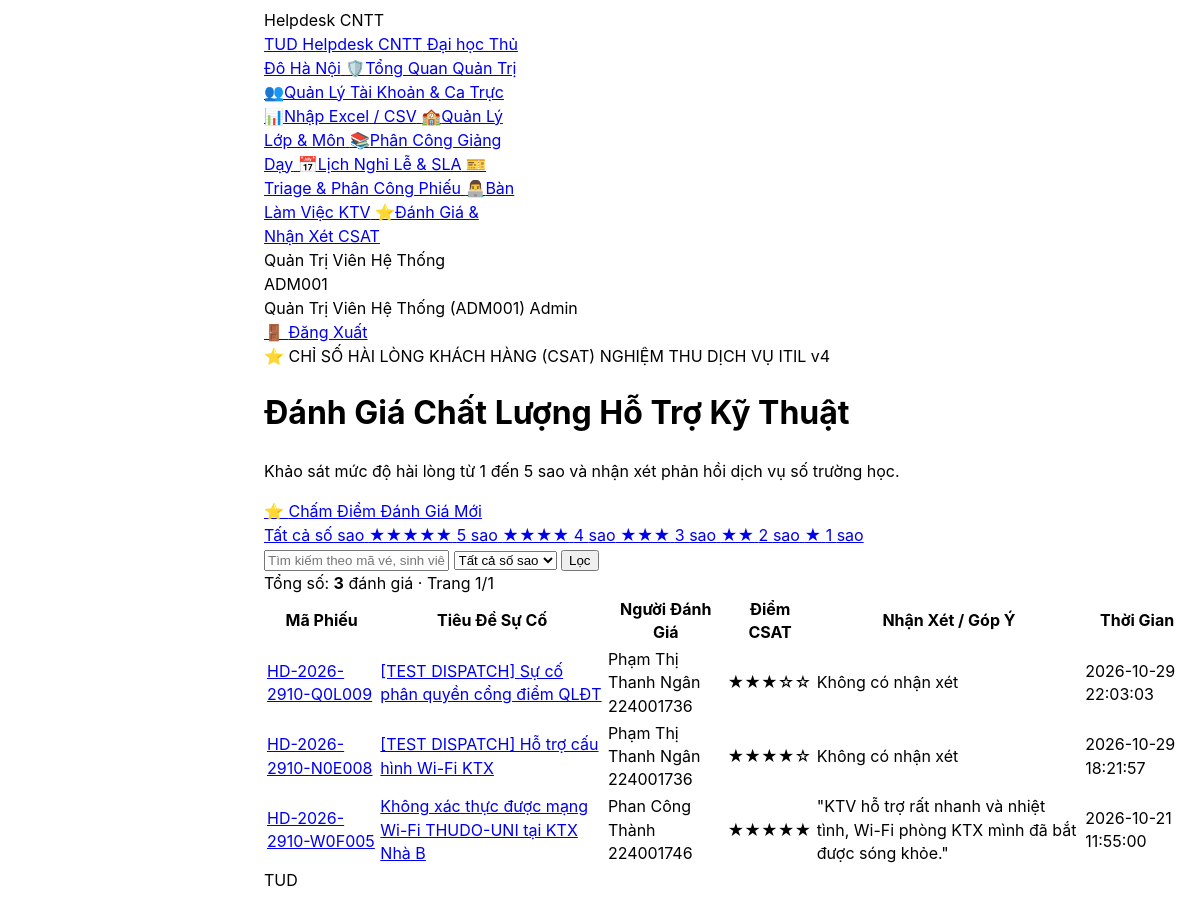
The page /student/ratings.php (signed in, upper part) on the database as committed earlier.
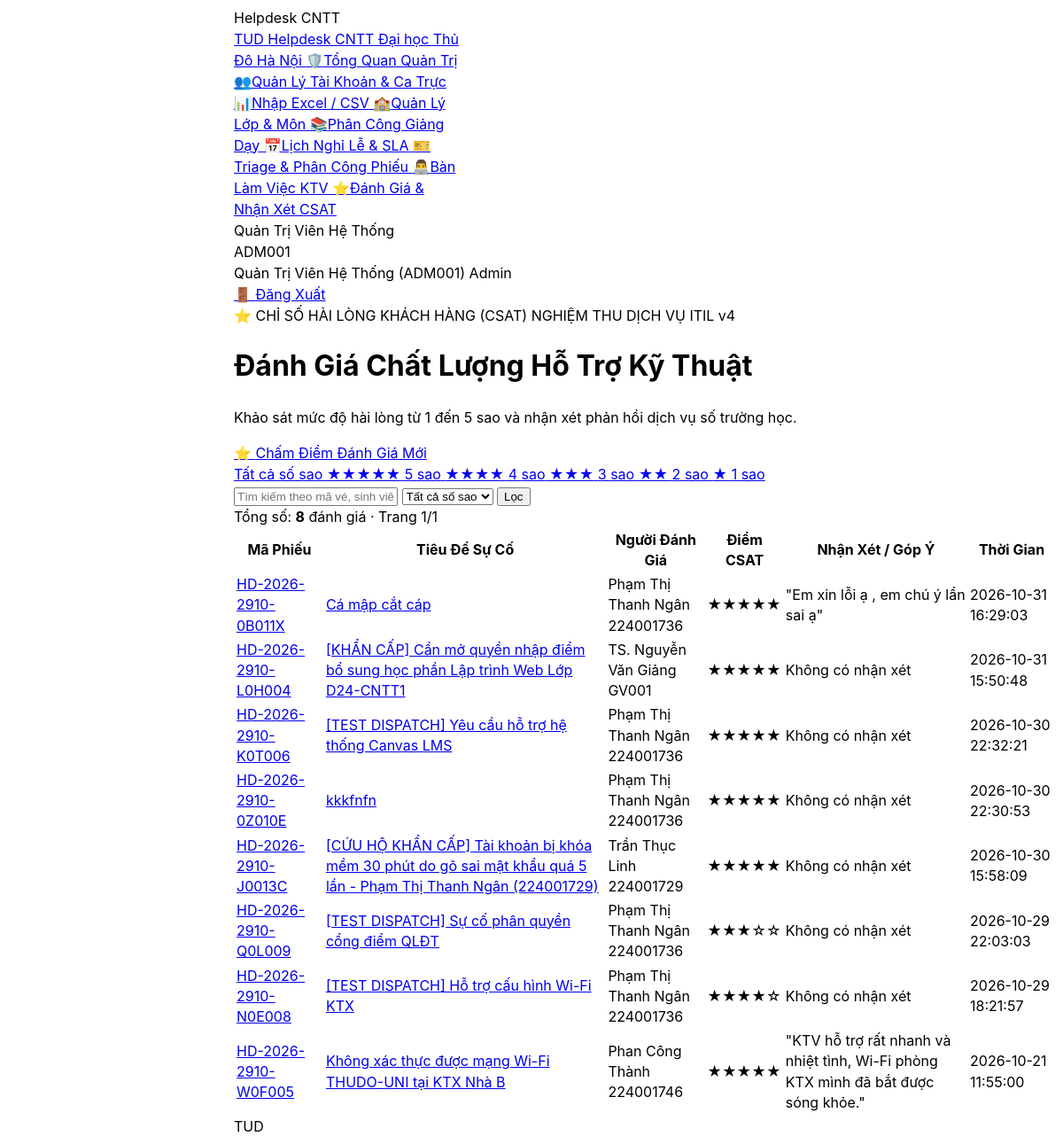
The same page on the database as committed later.
### tables this page shows
CREATE TABLE `ticket_ratings` (
  `id` int(10) unsigned NOT NULL AUTO_INCREMENT,
  `ticket_id` int(10) unsigned NOT NULL,
  `user_id` int(10) unsigned NOT NULL,
  `score` tinyint(3) unsigned NOT NULL,
  `comment` varchar(500) DEFAULT NULL,
  `created_at` datetime NOT NULL DEFAULT current_timestamp(),
  PRIMARY KEY (`id`),
  UNIQUE KEY `uq_ticket_ratings_ticket` (`ticket_id`),
  KEY `fk_ticket_ratings_user` (`user_id`),
  CONSTRAINT `fk_ticket_ratings_ticket` FOREIGN KEY (`ticket_id`) REFERENCES `tickets` (`id`) ON DELETE CASCADE,
  CONSTRAINT `fk_ticket_ratings_user` FOREIGN KEY (`user_id`) REFERENCES `users` (`id`) ON DELETE CASCADE,
  CONSTRAINT `chk_ticket_ratings_score` CHECK (`score` between 1 and 5)
);

CREATE TABLE `tickets` (
  `id` int(10) unsigned NOT NULL AUTO_INCREMENT,
  `requester_id` int(10) unsigned NOT NULL,
  `assigned_to` int(10) unsigned DEFAULT NULL,
  `category_id` int(10) unsigned NOT NULL,
  `priority_id` int(10) unsigned NOT NULL,
  `parent_ticket_id` int(10) unsigned DEFAULT NULL,
  `class_id` int(10) unsigned DEFAULT NULL,
  `course_id` int(10) unsigned DEFAULT NULL,
  `lesson_id` int(10) unsigned DEFAULT NULL,
  `is_guest_ticket` tinyint(1) NOT NULL DEFAULT 0,
  `contact_email` varchar(190) DEFAULT NULL,
  `lookup_pin` varchar(10) DEFAULT NULL,
  `title` varchar(150) NOT NULL,
  `description` text NOT NULL,
  `system_affected` varchar(50) NOT NULL,
  `attachment_path` text DEFAULT NULL,
  `status` enum('new','in_progress','waiting_requester','resolved','closed') NOT NULL DEFAULT 'new',
  `closed_reason` enum('completed','auto_closed','duplicate','cancelled') DEFAULT NULL,
  `created_at` datetime NOT NULL DEFAULT current_timestamp(),
  `sla_started_at` datetime NOT NULL DEFAULT current_timestamp(),
  `triage_due_at` datetime NOT NULL,
  `due_at` datetime NOT NULL,
  `first_response_at` datetime DEFAULT NULL,
  `resolved_at` datetime DEFAULT NULL,
  `closed_at` datetime DEFAULT NULL,
  `reopen_count` tinyint(3) unsigned NOT NULL DEFAULT 0,
  `ticket_code` varchar(30) NOT NULL,
  `is_assigned_transfer` tinyint(1) NOT NULL DEFAULT 0,
  `is_spam` tinyint(1) NOT NULL DEFAULT 0,
  `spam_reason` varchar(255) DEFAULT NULL,
  `it_verified` tinyint(1) DEFAULT 0,
  `it_verified_at` datetime DEFAULT NULL,
  `it_verified_note` text DEFAULT NULL,
  PRIMARY KEY (`id`),
  UNIQUE KEY `ticket_code` (`ticket_code`),
  KEY `fk_tickets_category` (`category_id`),
  KEY `fk_tickets_priority` (`priority_id`),
  KEY `fk_tickets_parent` (`parent_ticket_id`),
  KEY `fk_tickets_course` (`course_id`),
  KEY `idx_admin_queue` (`status`,`triage_due_at`,`due_at`),
  KEY `idx_agent_work` (`assigned_to`,`status`,`due_at`),
  KEY `idx_user_history` (`requester_id`,`created_at`),
  KEY `idx_guest_lookup` (`ticket_code`,`lookup_pin`),
  KEY `idx_ticket_academic` (`class_id`,`course_id`),
  CONSTRAINT `fk_tickets_assigned_to` FOREIGN KEY (`assigned_to`) REFERENCES `users` (`id`) ON DELETE SET NULL,
  CONSTRAINT `fk_tickets_category` FOREIGN KEY (`category_id`) REFERENCES `categories` (`id`),
  CONSTRAINT `fk_tickets_class` FOREIGN KEY (`class_id`) REFERENCES `classes` (`id`) ON DELETE SET NULL,
  CONSTRAINT `fk_tickets_course` FOREIGN KEY (`course_id`) REFERENCES `courses` (`id`) ON DELETE SET NULL,
  CONSTRAINT `fk_tickets_parent` FOREIGN KEY (`parent_ticket_id`) REFERENCES `tickets` (`id`) ON DELETE SET NULL,
  CONSTRAINT `fk_tickets_priority` FOREIGN KEY (`priority_id`) REFERENCES `priorities` (`id`),
  CONSTRAINT `fk_tickets_requester` FOREIGN KEY (`requester_id`) REFERENCES `users` (`id`) ON DELETE CASCADE
);

CREATE TABLE `users` (
  `id` int(10) unsigned NOT NULL AUTO_INCREMENT,
  `user_code` varchar(30) NOT NULL,
  `name` varchar(100) NOT NULL,
  `email` varchar(190) NOT NULL,
  `personal_email` varchar(190) DEFAULT NULL,
  `password_hash` varchar(255) NOT NULL,
  `role` enum('requester','agent','admin') NOT NULL DEFAULT 'requester',
  `user_type` enum('student','lecturer','staff') NOT NULL DEFAULT 'student',
  `department` varchar(100) DEFAULT NULL,
  `phone` varchar(20) DEFAULT NULL,
  `class_id` int(10) unsigned DEFAULT NULL,
  `cohort` varchar(20) DEFAULT 'D24',
  `academic_status` enum('studying','graduated','expelled','suspended') NOT NULL DEFAULT 'studying',
  `specialty_category_id` int(10) unsigned DEFAULT NULL,
  `max_capacity` tinyint(3) unsigned NOT NULL DEFAULT 5,
  `active_tickets_count` tinyint(3) unsigned NOT NULL DEFAULT 0,
  `is_on_duty` tinyint(1) NOT NULL DEFAULT 1,
  `failed_attempts` tinyint(3) unsigned NOT NULL DEFAULT 0,
  `locked_until` datetime DEFAULT NULL,
  `is_active` tinyint(1) NOT NULL DEFAULT 1,
  `lock_reason` enum('none','brute_force','violation','expelled','tuition_debt','graduated') NOT NULL DEFAULT 'none',
  `is_first_login` tinyint(1) NOT NULL DEFAULT 1,
  `created_at` datetime NOT NULL DEFAULT current_timestamp(),
  `updated_at` datetime NOT NULL DEFAULT current_timestamp() ON UPDATE current_timestamp(),
  `avatar_path` varchar(255) DEFAULT NULL,
  PRIMARY KEY (`id`),
  UNIQUE KEY `uq_users_user_code` (`user_code`),
  UNIQUE KEY `uq_users_email` (`email`),
  KEY `fk_users_class` (`class_id`),
  KEY `fk_users_specialty_category` (`specialty_category_id`),
  KEY `idx_agent_dispatch` (`role`,`is_active`,`is_on_duty`,`specialty_category_id`,`active_tickets_count`),
  KEY `idx_user_lookup` (`user_code`,`user_type`,`academic_status`),
  KEY `idx_cohort_filter` (`cohort`,`academic_status`),
  CONSTRAINT `fk_users_class` FOREIGN KEY (`class_id`) REFERENCES `classes` (`id`) ON DELETE SET NULL,
  CONSTRAINT `fk_users_specialty_category` FOREIGN KEY (`specialty_category_id`) REFERENCES `categories` (`id`) ON DELETE SET NULL
);

### app/Controllers/Student/RatingController.php (called while the page is built, shortened)
<?php
require_once __DIR__ . '/../../Models/Rating.php';
class RatingController
{
    public function index(): void
    {
        $keyword   = trim($_GET['q'] ?? '');
        $score       = isset($_GET['score']) && $_GET['score'] !== '' ? (int)$_GET['score'] : null;
        $scoreFilter = $score;
        $userRole = $_SESSION['user']['role'] ?? '';
        $userType = $_SESSION['user']['user_type'] ?? '';
        $isStudent = ($userRole === 'requester' || $userType === 'student');
        $studentId = $isStudent ? (int)$_SESSION['user']['id'] : (isset($_GET['student_id']) && $_GET['student_id'] !== '' ? (int)$_GET['student_id'] : null);
        $page      = max(1, (int)($_GET['page'] ?? 1));
        $total      = Rating::count($keyword, $score, $studentId);
        $totalPages = max(1, (int)ceil($total / self::PER_PAGE));
        $page       = min($page, $totalPages);
        $ratings  = Rating::findAll($keyword, $page, self::PER_PAGE, $score, $studentId);
        require __DIR__ . '/../../../views/student/ratings/index.php';
    }
}

### student/index.php (called while the page is built, shortened)
<?php
require_once __DIR__ . '/../app/Controllers/Student/RatingController.php';
$action = $_GET['action'] ?? ($_POST['action'] ?? 'courses');
match ($action) {
    'courses'                  => (new CourseController())->index(),
    'course_detail'            => (new CourseController())->detail(),
    'course_submit'            => (new CourseController())->submitAssignment(),
    'course_delete_submission' => (new CourseController())->deleteSubmission(),
    'api_lessons'              => (new CourseController())->apiLessons(),
    'ratings', 'index'         => (new RatingController())->index(),
    'rating_create', 'create'  => (new RatingController())->create(),
    'rating_edit', 'edit'      => (new RatingController())->edit(),
    'rating_delete', 'delete'  => (new RatingController())->delete(),
    'tickets'                  => header('Location: ../tickets/index.php') . exit,
    'ticket_create'            => header('Location: ../tickets/create.php') . exit,
    'ticket_show'              => header('Location: ../tickets/show.php?id=' . (int)($_GET['id'] ?? 1)) . exit,
    default                    => (new CourseController())->index(),
};

### student/ratings.php (called while the page is built, shortened)
<?php
require_once __DIR__ . '/index.php';

### config/database.php (called while the page is built, shortened)
<?php
if (!function_exists('db')) {
    function db(): PDO {
        static $pdo = null;
        if ($pdo !== null) {
            return $pdo;
        }
        if (class_exists('App\Core\Database')) {
            $pdo = \App\Core\Database::getConnection();
            return $pdo;
        }
        return $pdo;
    }
}
return [
    'driver'    => 'mysql',
    'host'      => '127.0.0.1',
    'port'      => 3306,
    'database'  => 'helpdesk_thudo',
    'username'  => 'root',
    'password'  => '12345678',
    'charset'   => 'utf8mb4',
    'collation' => 'utf8mb4_unicode_ci',
    'options'   => [
        PDO::ATTR_ERRMODE            => PDO::ERRMODE_EXCEPTION,
        PDO::ATTR_DEFAULT_FETCH_MODE => PDO::FETCH_ASSOC,
        PDO::ATTR_EMULATE_PREPARES   => true,
    ],
];

### app/Models/Rating.php (called while the page is built, shortened)
<?php
require_once __DIR__ . '/../../config/database.php';
class Rating
{
    public static function count(string $keyword = '', ?int $score = null, ?int $studentId = null): int
    {
        $sql = "SELECT COUNT(*) AS total
                FROM ticket_ratings r
                JOIN tickets t ON r.ticket_id = t.id
                JOIN users u ON r.user_id = u.id
                WHERE 1=1";
        $params = [];
        $stmt = db()->prepare($sql);
        $stmt->execute($params);
        return (int) $stmt->fetch()['total'];
    }
    public static function findAll(string $keyword = '', int $page = 1, int $perPage = 8, ?int $score = null, ?int $studentId = null): array
    {
        $offset = max(0, ($page - 1) * $perPage);
        $sql = "SELECT r.id, r.ticket_id, r.user_id, r.score, r.comment, r.created_at,
                       t.ticket_code, t.title AS ticket_title,
                       u.name AS user_name, u.user_code AS user_code, u.email AS user_email
                FROM ticket_ratings r
                JOIN tickets t ON r.ticket_id = t.id
                JOIN users u ON r.user_id = u.id
                WHERE 1=1";
        $params = [];
        $sql .= " ORDER BY r.created_at DESC LIMIT :limit OFFSET :offset";
        $stmt = db()->prepare($sql);
        $stmt->bindValue(':limit', $perPage, PDO::PARAM_INT);
        $stmt->bindValue(':offset', $offset, PDO::PARAM_INT);
        $stmt->execute();
        return $stmt->fetchAll();
    }
}

### views/student/ratings/index.php (the view, shortened to what the changed rows need)
<?php
require_once __DIR__ . '/../../../config/database.php';
?>
<!DOCTYPE html>
<html lang="vi">
<head>
    <script src="https://www.gstatic.com/antigravity/web/dev/tailwindcss.min.js"></script>
</head>
<body class="bg-slate-50 text-slate-800 font-sans antialiased min-h-screen flex flex-col justify-between">
<?php require_once __DIR__ . '/../../../includes/navbar.php'; ?>
<main class="flex-1 max-w-7xl mx-auto w-full px-4 sm:px-6 lg:px-8 py-6 space-y-6">
    <div class="bg-gradient-to-r from-slate-900 via-indigo-950 to-slate-900 text-white rounded-3xl p-6 shadow-md border border-indigo-900/50 flex flex-col md:flex-row md:items-center justify-between gap-4">
        <div>
            <h1 class="text-2xl font-black text-white">
                Đánh Giá Chất Lượng Hỗ Trợ Kỹ Thuật
            </h1>
        </div>
    </div>
    <div class="flex items-center gap-2 flex-wrap">
        <?php for ($s = 5; $s >= 1; $s--): ?>
            <a href="ratings.php?score=<?= $s ?>&q=<?= urlencode($keyword) ?>"
               class="px-3.5 py-1.5 rounded-xl text-xs font-bold transition flex items-center gap-1.5 <?= ($scoreFilter == $s) ? 'bg-amber-500 text-slate-950 shadow-sm' : 'bg-white border border-slate-200 text-slate-700 hover:bg-slate-100' ?>">
                <span class="text-amber-500 font-bold"><?= str_repeat('★', $s) ?></span>
                <span><?= $s ?> sao</span>
            </a>
        <?php endfor; ?>
    </div>
    <div class="bg-white border border-slate-200 rounded-2xl p-4 shadow-sm flex items-center justify-between flex-wrap gap-3 text-xs">
        <div class="text-slate-500 font-mono text-[11.5px]">
            Tổng số: <strong class="text-slate-800"><?= $total ?></strong> đánh giá · Trang <?= $page ?>/<?= $totalPages ?>
        </div>
    </div>
    <div class="bg-white border border-slate-200 rounded-3xl shadow-sm overflow-hidden">
        <div class="overflow-x-auto">
            <table class="w-full text-left border-collapse text-xs">
                <thead>
                    <tr class="bg-slate-50 text-slate-600 font-bold border-b border-slate-200 text-[11px]">
                        <th class="py-3.5 px-4">Mã Phiếu</th>
                        <th class="py-3.5 px-4">Tiêu Đề Sự Cố</th>
                        <th class="py-3.5 px-4">Người Đánh Giá</th>
                        <th class="py-3.5 px-4 text-center">Điểm CSAT</th>
                        <th class="py-3.5 px-4">Nhận Xét / Góp Ý</th>
                        <th class="py-3.5 px-4 text-center">Thời Gian</th>
                    </tr>
                </thead>
                <tbody class="divide-y divide-slate-100">
                    <?php if (empty($ratings)): ?>
                        <tr>
                            <td colspan="6" class="py-8 text-center text-slate-400">Chưa có đánh giá CSAT nào phù hợp.</td>
                        </tr>
                    <?php else: ?>
                        <?php foreach ($ratings as $row): ?>
                            <tr class="hover:bg-slate-50/80 transition">
                                <td class="py-3.5 px-4 font-mono font-bold text-indigo-600">
                                    <a href="../tickets/show.php?id=<?= $row['ticket_id'] ?>" class="hover:underline">
                                        <?= htmlspecialchars($row['ticket_code']) ?>
                                    </a>
                                </td>
                                <td class="py-3.5 px-4 font-semibold text-slate-800 max-w-xs truncate">
                                    <a href="../tickets/show.php?id=<?= $row['ticket_id'] ?>" class="hover:text-indigo-600 transition">
                                        <?= htmlspecialchars($row['ticket_title']) ?>
                                    </a>
                                </td>
                                <td class="py-3.5 px-4">
                                    <div class="font-bold text-slate-900"><?= htmlspecialchars($row['user_name']) ?></div>
                                    <div class="text-[11px] text-slate-400 font-mono"><?= htmlspecialchars($row['user_code']) ?></div>
                                </td>
                                <td class="py-3.5 px-4 text-center">
                                    <span class="font-mono font-bold text-amber-500 text-sm">
                                        <?= str_repeat('★', (int)$row['score']) . str_repeat('☆', 5 - (int)$row['score']) ?>
                                    </span>
                                </td>
                                <td class="py-3.5 px-4 text-slate-600 italic">
                                    <?= !empty($row['comment']) ? '"' . htmlspecialchars($row['comment']) . '"' : '<span class="text-slate-300">Không có nhận xét</span>' ?>
                                </td>
                                <td class="py-3.5 px-4 text-center text-slate-400 font-mono text-[11px]">
                                    <?= htmlspecialchars($row['created_at']) ?>
                                </td>
                            </tr>
                        <?php endforeach; ?>
                    <?php endif; ?>
                </tbody>
            </table>
        </div>
    </div>
</main>
</body>
</html>

Rows that differ between the two databases and show on the page:
added ticket_ratings: ticket.ticket_code "HD-2026-2910-0B011X", ticket.title "Cá mập cắt cáp", user.name "Phạm Thị Thanh Ngân", user.user_code "224001736", score "★★★★★", comment "Em xin lỗi ạ , em chú ý lần sai ạ", created_at "2026-10-31 16:29:03"
added ticket_ratings: ticket.ticket_code "HD-2026-2910-L0H004", ticket.title "[KHẨN CẤP] Cần mở quyền nhập điểm bổ sung học phần Lập trình Web Lớp D24-CNTT1", user.name "TS. Nguyễn Văn Giảng", user.user_code "GV001", score "★★★★★", comment "Không có nhận xét", created_at "2026-10-31 15:50:48"
added ticket_ratings: ticket.ticket_code "HD-2026-2910-K0T006", ticket.title "[TEST DISPATCH] Yêu cầu hỗ trợ hệ thống Canvas LMS", user.name "Phạm Thị Thanh Ngân", user.user_code "224001736", score "★★★★★", comment "Không có nhận xét", created_at "2026-10-30 22:32:21"
added ticket_ratings: ticket.ticket_code "HD-2026-2910-0Z010E", ticket.title "kkkfnfn", user.name "Phạm Thị Thanh Ngân", user.user_code "224001736", score "★★★★★", comment "Không có nhận xét", created_at "2026-10-30 22:30:53"
added ticket_ratings: ticket.ticket_code "HD-2026-2910-J0013C", ticket.title "[CỨU HỘ KHẨN CẤP] Tài khoản bị khóa mềm 30 phút do gõ sai mật khẩu quá 5 lần - Phạm Thị Thanh Ngân (224001729)", user.name "Trần Thục Linh", user.user_code "224001729", score "★★★★★", comment "Không có nhận xét", created_at "2026-10-30 15:58:09"
Other text that changed with them:
$total: "3" → "8"
